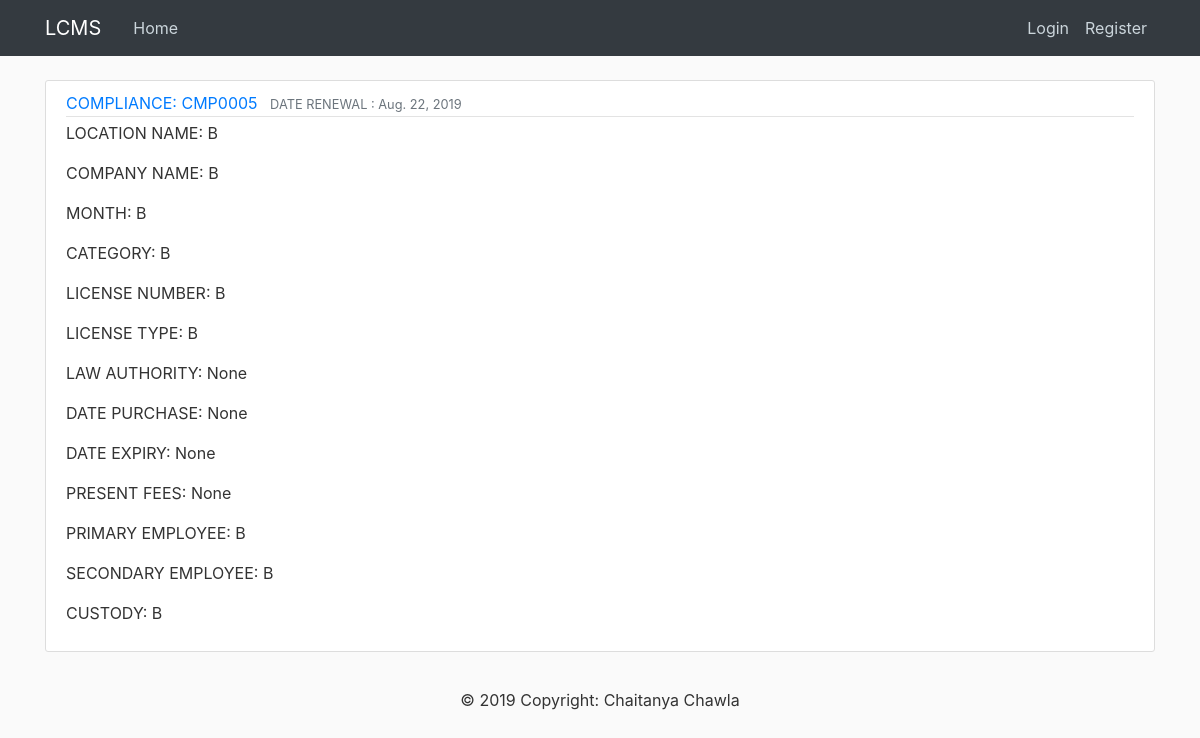
Page /compliance/6/ on the committed database.
### compliance/models.py (models this page shows, shortened)
class compli(models.Model):
	comp_id = models.CharField(max_length=8)
	loc_name = models.CharField(max_length=100)
	comp_name = models.CharField(max_length=100)
	month = models.CharField(max_length=50)
	renewal = models.DateField(("Renewal Date (YYYY-MM-DD)"),null=True,blank=True)
	category = models.CharField(max_length=100)
	license_no = models.CharField(max_length=200)
	license_type = models.CharField(max_length=200)
	law_authority = models.CharField(max_length=250,null=True,blank=True)
	date_purchase = models.DateField(("Purchase Date"),null=True,blank=True)
	date_expiry = models.DateField(("Expiry Date"),null=True,blank=True)
	present_fees = models.PositiveIntegerField(validators=[MaxValueValidator(9999999999999999999)],null=True,blank=True)
	primary_emp = models.CharField(max_length=100)
	sec_emp = models.CharField(max_length=100)
	custody = models.CharField(max_length=20)
	user = models.ForeignKey(User, on_delete=models.CASCADE)

### compliance/views.py (the view)
# urls.py: path('compliance/<int:pk>/', PostDetailView.as_view(), name='compli-detail'),
class PostDetailView(DetailView):
    model = compli

### compliance/templates/compliance/compli_detail.html (shortened to what this page needs)
{% extends "compliance/base.html" %}
{% block content %}
	<article class="media content-section">
		<div class="media-body">
		    <div class="article-metadata">
		      <a class="mr-2" href="#">COMPLIANCE: {{ object.comp_id }}</a>
		      <small class="text-muted">DATE RENEWAL : {{ object.renewal }}</small>
		    </div>
		    <p class="article-content">LOCATION NAME: {{ object.loc_name}}</p>
		    <p class="article-content">COMPANY NAME: {{ object.comp_name }}</p>
		    <p class="article-content">MONTH: {{ object.month}}</p>
		    <p class="article-content">CATEGORY: {{ object.category }}</p>
		    <p class="article-content">LICENSE NUMBER: {{ object.license_no }}</p>
		    <p class="article-content">LICENSE TYPE: {{ object.license_type }}</p>
		    <p class="article-content">LAW AUTHORITY: {{ object.law_authority }}</p>
		    <p class="article-content">DATE PURCHASE: {{ object.date_purchase }}</p>
		    <p class="article-content">DATE EXPIRY: {{ object.date_expiry }}</p>
		    <p class="article-content">PRESENT FEES: {{ object.present_fees }}</p>
		    <p class="article-content">PRIMARY EMPLOYEE: {{ object.primary_emp }}</p>
		    <p class="article-content">SECONDARY EMPLOYEE: {{ object.sec_emp }}</p>
		    <p class="article-content">CUSTODY: {{ object.custody }}</p>
		</div>
	</article>
{% endblock content %}

### compliance/static/compliance/main.css (style rules this page uses)
body { background: #fafafa; color: #333333; margin-top: 5rem; }
.content-section { background: #ffffff; padding: 10px 20px; border: 1px solid #dddddd; border-radius: 3px; margin-bottom: 20px; }
.article-content { white-space: pre-line; }
.article-metadata { padding-bottom: 1px; margin-bottom: 4px; border-bottom: 1px solid #e3e3e3 }

### rows in the picture
compli: comp_id "CMP0005", renewal "Aug. 22, 2019", loc_name "B", comp_name "B", month "B", category "B", license_no "B", license_type "B", law_authority "None", date_purchase "None", date_expiry "None", present_fees "None", primary_emp "B", sec_emp "B", custody "B"
